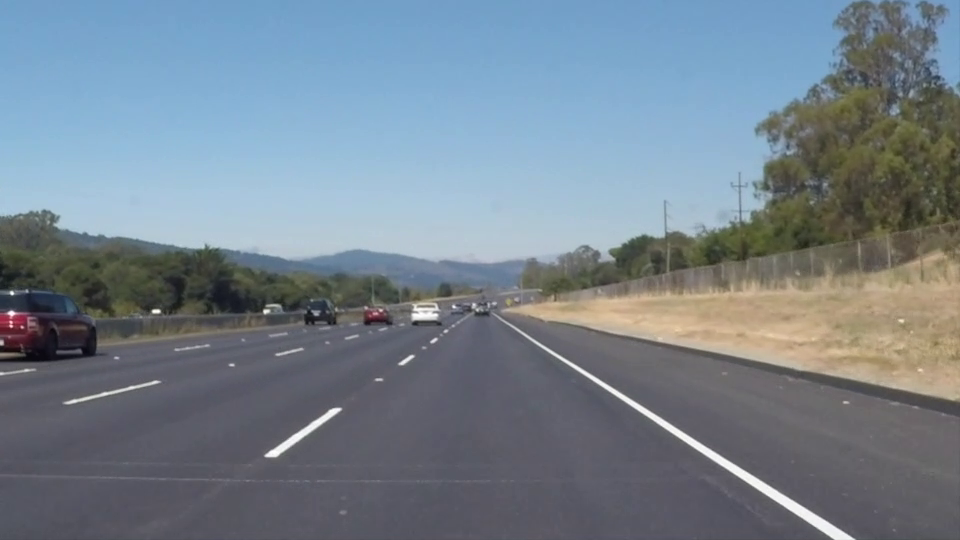
#> input picture frame 22 of test_videos/solidWhiteRight.mp4, 960 x 540 px
$ python test.py
#> lines starting #> are read from the running program, lines starting #| are printed output that depends on the picture; after the words box and inside, x2 and y2 are one past the last pixel; in counts of white or black regions, pixels touching at a corner belong together
#> further down, frame is the input picture: shape (540, 960, 3); mean B, G, R 141.9, 130.7, 117.7
import cv2
import numpy as np

path = '/solidWhiteCurve.jpg'
kernel = np.ones((3, 3), np.uint8)

def get_image(path):
    image_dir = 'test_images'
    image = cv2.imread(image_dir + path)
    return image


def frame_process(test_image):
    GREEN = (0, 255, 0)

    test_image_copy = test_image.copy()

    blurred = cv2.GaussianBlur(test_image, (3, 3), 1)
    height = int(test_image.shape[0] * .67)
#> height = 361
    gray_image = cv2.cvtColor(blurred, cv2.COLOR_BGR2GRAY)
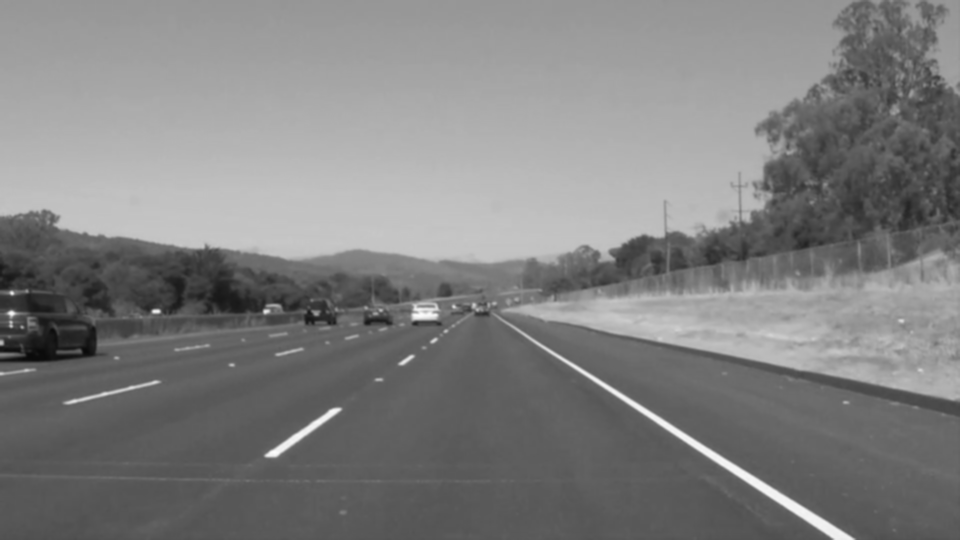
#> gray_image: shape (540, 960); min 10, max 253, mean 128.1
    inv_gray_image = ~gray_image
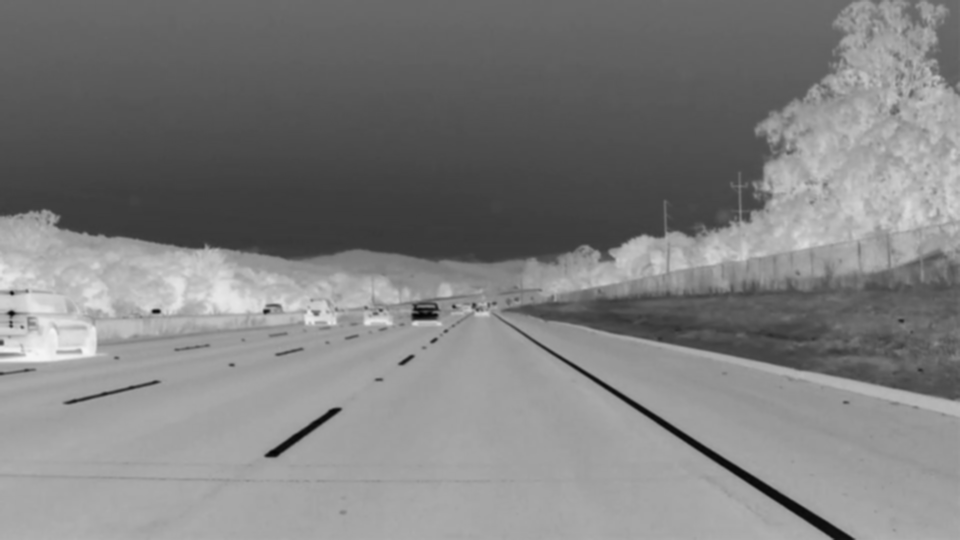
#> inv_gray_image: shape (540, 960); min 2, max 245, mean 126.9

    cropped = inv_gray_image[height:, :]
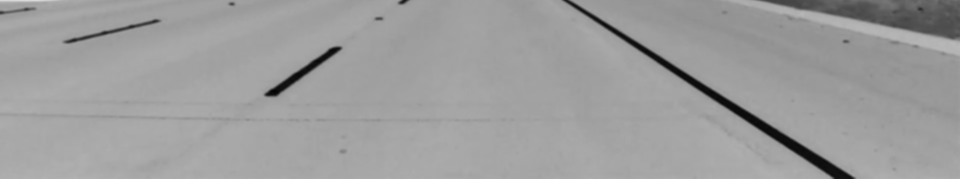
#> cropped: shape (179, 960); min 2, max 217, mean 157
    cropped_colour = test_image_copy[height:, :]
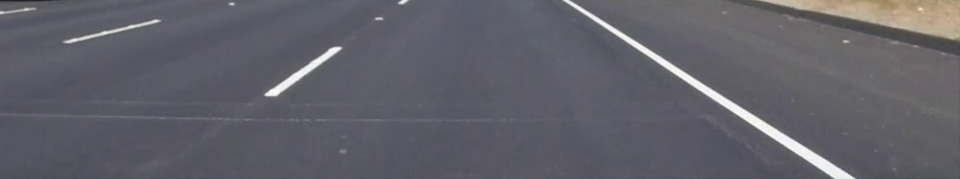
#> cropped_colour: shape (179, 960, 3); mean B, G, R 105.1, 96.9, 97.8

    thresh_hold_image = cv2.adaptiveThreshold(cropped, 200, cv2.ADAPTIVE_THRESH_MEAN_C, cv2.THRESH_BINARY_INV, 7, 10)
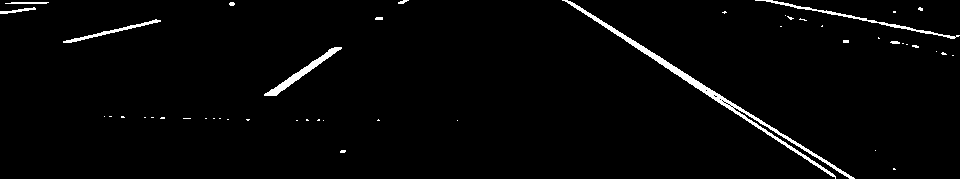
#> thresh_hold_image: shape (179, 960); values 0 (black) and 200 (white), 2.2% white; 47 white regions (37 under 20 px), largest, box (x1, y1, x2, y2) and area: (562, 0, 855, 179) 1875, (264, 47, 342, 96) 554, (755, 0, 960, 39) 502

    closed = cv2.morphologyEx(thresh_hold_image, cv2.MORPH_OPEN, kernel)
#> closed: shape (179, 960); values 0 (black) and 200 (white), 1.7% white; 46 white regions (28 under 20 px), largest, box (x1, y1, x2, y2) and area: (565, 0, 744, 112) 1102, (265, 47, 341, 96) 550, (66, 20, 158, 43) 294
    dilated = cv2.dilate(closed, kernel, iterations=2)
#> dilated: shape (179, 960); values 0 (black) and 200 (white), 4.4% white; 18 white regions, largest, box (x1, y1, x2, y2) and area: (563, 0, 856, 179) 4008, (263, 45, 343, 98) 1066, (64, 18, 160, 45) 770
    cannyed = cv2.Canny(dilated, 100, 200)
#> cannyed: shape (179, 960); 1% white in thin lines or dots

    cannyed_crop = cannyed[:, 280:750]
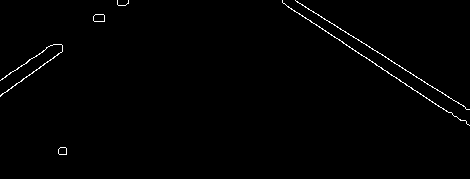
#> cannyed_crop: shape (179, 470); 0.85% white in thin lines or dots, all inside (x1, y1, x2, y2) = (0, 0, 470, 155)
    my_cropped_colour = cropped_colour[:, 280:750]

    contours, h = cv2.findContours(cannyed_crop, cv2.RETR_EXTERNAL, cv2.CHAIN_APPROX_SIMPLE)
#> contours = 6 contours, 1 with area under 20; largest, box (x1, y1, x2, y2) and area: (93, 14, 105, 22) 74, (58, 147, 67, 155) 53, (282, 0, 470, 126) 52, (0, 44, 63, 97) 43, (295, 0, 470, 110) 42; h = [[1, -1, -1, -1], [2, 0, -1, -1], [3, 1, -1, -1], [4, 2, -1, -1], [5, 3, -1, -1], [-1, 4, -1, -1]]
    contours_sorted = sorted(contours, key=cv2.contourArea, reverse=True)
#> contours_sorted has the same summary as contours
    contours_drawn = cv2.drawContours(my_cropped_colour, contours_sorted, -1, GREEN, 4, cv2.LINE_8)
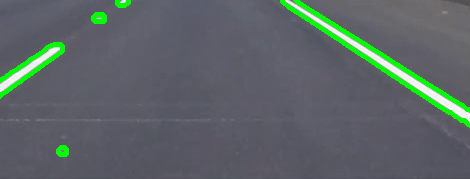
#> contours_drawn: shape (179, 470, 3); mean B, G, R 101.9, 101.1, 92.2

    canvas = np.zeros(my_cropped_colour.shape)
    # test_image_copy = test_image_copy[:, 280:750] * canvas
    # test_image_copy = test_image_copy[:, 280:750] + my_cropped_colour

    return test_image_copy


cap = cv2.VideoCapture('test_videos/solidWhiteRight.mp4')
count = 0
while cap.isOpened():
    ret,frame = cap.read()
    vid_frame = frame_process(frame)
    cv2.imshow('window-name', vid_frame)
    #cv2.imwrite("frame%d.jpg" % count, frame)
    count = count + 1
    if cv2.waitKey(10) & 0xFF == ord('q'):
#> (key q is pressed here)
        break

cap.release()
cv2.destroyAllWindows()


#================================================================
#================================================================
# test_image_copy = test_image_copy[:, 280:750] * canvas
# test_image_copy = test_image_copy[:, 280:750] + my_cropped_colour


# def combine_two_color_images(image1, image2):
#     foreground, background = image1.copy(), image2.copy()

#     foreground_height = foreground.shape[0]
#     foreground_width = foreground.shape[1]
#     alpha =0.5

#     # do composite on the upper-left corner of the background image.
#     blended_portion = cv2.addWeighted(foreground,
#                 alpha,
#                 background[:foreground_height,:foreground_width,:],
#                 1 - alpha,
#                 0,
#                 background)
#     background[:foreground_height,:foreground_width,:] = blended_portion
#     cv2.imshow('composited image', background)

# combine_two_color_images(contours_drawn, test_image_copy)
#================================================================

$ run again, starting later in the video
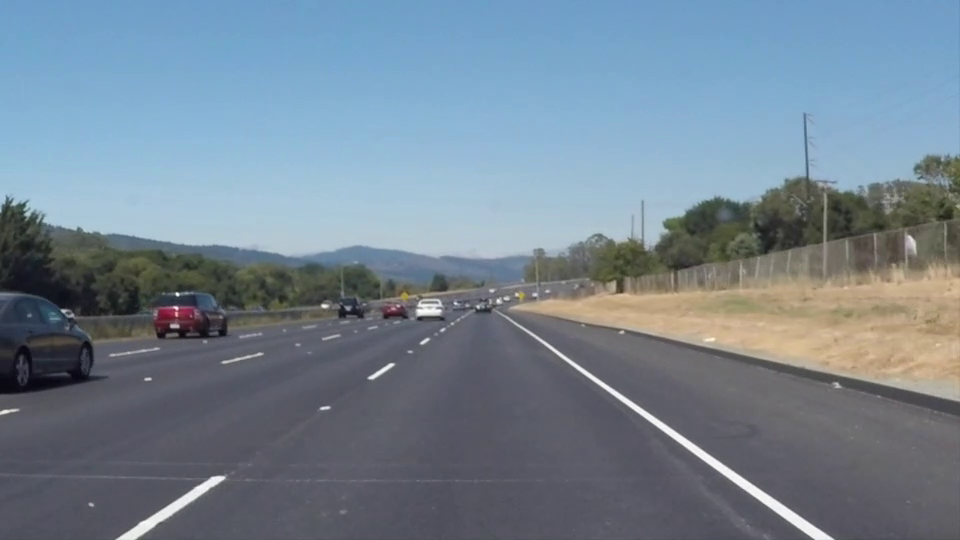
#> input picture frame 99 of test_videos/solidWhiteRight.mp4, 960 x 540 px
#> frame is the input picture: shape (540, 960, 3); mean B, G, R 146, 132.3, 116.7
#> in frame_process, `thresh_hold_image = cv2.adaptiveThreshold(cropped, 200, cv2.ADAPTIVE_T..`:
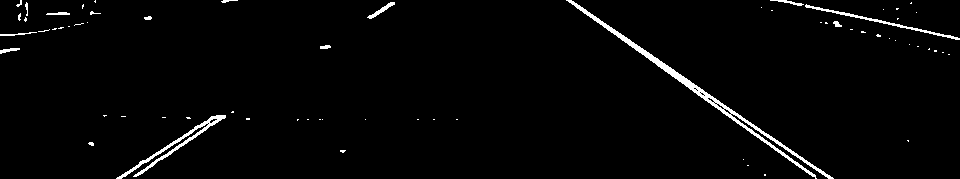
#> thresh_hold_image: shape (179, 960); values 0 (black) and 200 (white), 2.2% white; 65 white regions (52 under 20 px), largest, box (x1, y1, x2, y2) and area: (566, 0, 834, 179) 1779, (116, 115, 226, 179) 725, (805, 4, 960, 40) 407
#> closed: shape (179, 960); values 0 (black) and 200 (white), 1.6% white; 49 white regions (24 under 20 px), largest, box (x1, y1, x2, y2) and area: (568, 0, 760, 131) 1197, (194, 115, 226, 130) 157, (117, 156, 153, 179) 118
#> dilated: shape (179, 960); values 0 (black) and 200 (white), 4.3% white; 22 white regions, largest, box (x1, y1, x2, y2) and area: (566, 0, 835, 179) 3797, (115, 113, 228, 179) 1561, (367, 0, 397, 21) 301
#> cannyed: shape (179, 960); 0.98% white in thin lines or dots
#> cannyed_crop: shape (179, 470); 0.71% white in thin lines or dots, all inside (x1, y1, x2, y2) = (37, 0, 470, 136)
#> contours = 4 contours, 1 with area under 20; largest, box (x1, y1, x2, y2) and area: (37, 42, 52, 51) 102, (285, 0, 470, 136) 66, (297, 0, 470, 119) 52; h = [[1, -1, -1, -1], [2, 0, -1, -1], [3, 1, -1, -1], [-1, 2, -1, -1]]
#> contours_sorted has the same summary as contours
#> in frame_process, `contours_drawn = cv2.drawContours(my_cropped_colour, contours_sorted, ..`:
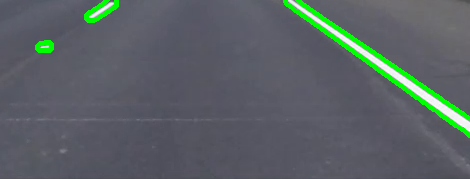
#> contours_drawn: shape (179, 470, 3); mean B, G, R 100.8, 97.9, 90.2

$ run again, starting later in the video
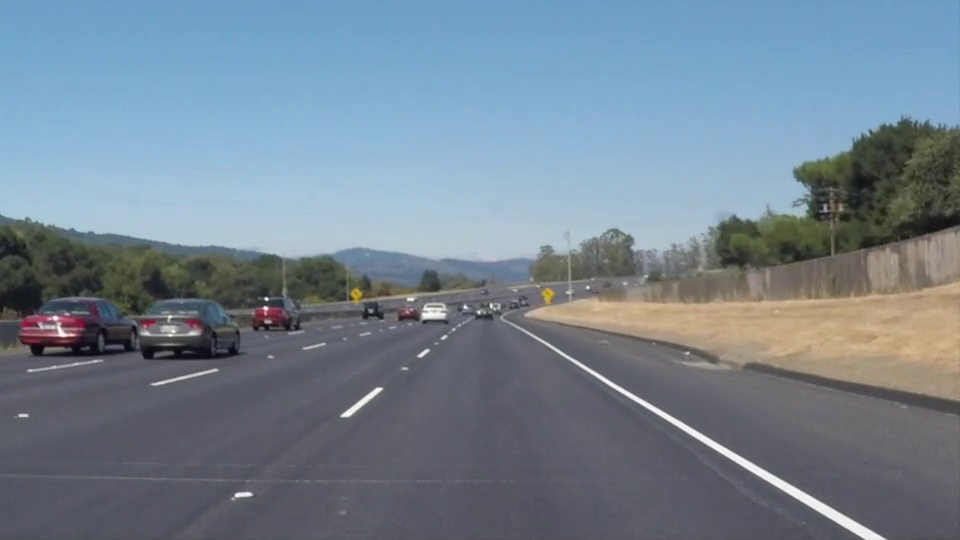
#> input picture frame 176 of test_videos/solidWhiteRight.mp4, 960 x 540 px
#> frame is the input picture: shape (540, 960, 3); mean B, G, R 145.2, 131.6, 116.5
#> in frame_process, `thresh_hold_image = cv2.adaptiveThreshold(cropped, 200, cv2.ADAPTIVE_T..`:
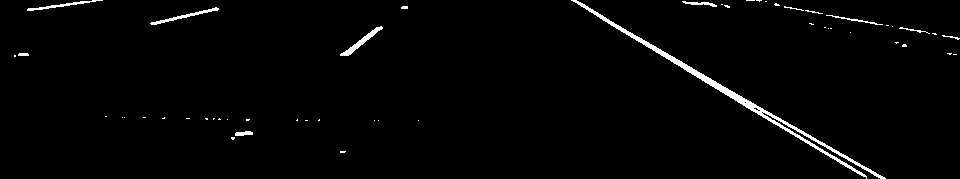
#> thresh_hold_image: shape (179, 960); values 0 (black) and 200 (white), 1.8% white; 51 white regions (38 under 20 px), largest, box (x1, y1, x2, y2) and area: (571, 0, 886, 179) 1909, (340, 26, 383, 56) 246, (150, 7, 219, 25) 211
#> closed: shape (179, 960); values 0 (black) and 200 (white), 1.4% white; 33 white regions (18 under 20 px), largest, box (x1, y1, x2, y2) and area: (578, 2, 781, 121) 1182, (341, 27, 382, 56) 240, (151, 8, 218, 25) 206
#> dilated: shape (179, 960); values 0 (black) and 200 (white), 3.6% white; 12 white regions, largest, box (x1, y1, x2, y2) and area: (571, 0, 887, 179) 4091, (149, 6, 220, 27) 558, (339, 25, 384, 58) 536
#> cannyed: shape (179, 960); 0.77% white in thin lines or dots
#> cannyed_crop: shape (179, 470); 0.75% white in thin lines or dots, all inside (x1, y1, x2, y2) = (58, 0, 470, 113)
#> contours = 6 contours, 2 with area under 20; largest, box (x1, y1, x2, y2) and area: (58, 24, 104, 58) 550, (119, 3, 130, 11) 67, (290, 0, 470, 113) 39, (303, 0, 470, 98) 28; h = [[1, -1, -1, -1], [2, 0, -1, -1], [3, 1, -1, -1], [4, 2, -1, -1], [5, 3, -1, -1], [-1, 4, -1, -1]]
#> contours_sorted has the same summary as contours
#> in frame_process, `contours_drawn = cv2.drawContours(my_cropped_colour, contours_sorted, ..`:
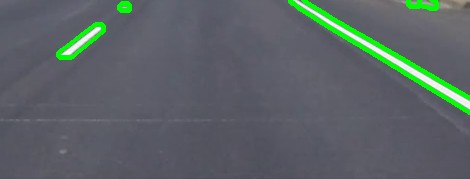
#> contours_drawn: shape (179, 470, 3); mean B, G, R 101.5, 99.6, 91.2
